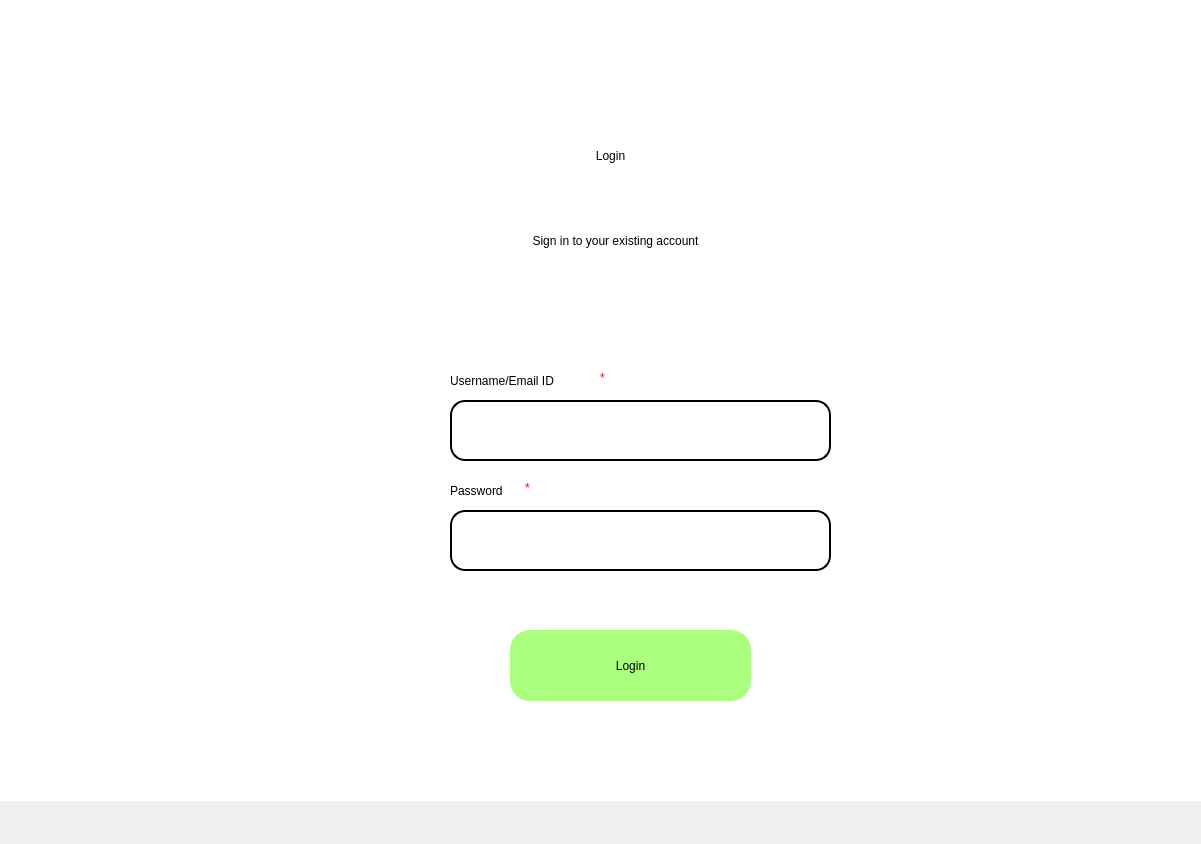
<?xml version="1.0" encoding="UTF-8"?>
<ui version="4.0">
 <class>Dialog</class>
 <widget class="QDialog" name="Dialog">
  <property name="geometry">
   <rect>
    <x>0</x>
    <y>0</y>
    <width>1201</width>
    <height>844</height>
   </rect>
  </property>
  <property name="windowTitle">
   <string>Dialog</string>
  </property>
  <widget class="QWidget" name="bgwidget" native="true">
   <property name="geometry">
    <rect>
     <x>0</x>
     <y>0</y>
     <width>1201</width>
     <height>801</height>
    </rect>
   </property>
   <property name="styleSheet">
    <string notr="true">background-color: white;</string>
   </property>
   <widget class="QLabel" name="HeaderLabel">
    <property name="geometry">
     <rect>
      <x>505</x>
      <y>100</y>
      <width>211</width>
      <height>111</height>
     </rect>
    </property>
    <property name="styleSheet">
     <string notr="true">
font: 48pt &quot;MS Shell Dlg 2&quot;;</string>
    </property>
    <property name="text">
     <string>Login</string>
    </property>
    <property name="alignment">
     <set>Qt::AlignCenter</set>
    </property>
   </widget>
   <widget class="QLabel" name="Login_Sign_Up_Label">
    <property name="geometry">
     <rect>
      <x>470</x>
      <y>210</y>
      <width>291</width>
      <height>61</height>
     </rect>
    </property>
    <property name="styleSheet">
     <string notr="true">font: 12pt &quot;MS Shell Dlg 2&quot;;</string>
    </property>
    <property name="text">
     <string>Sign in to your existing account</string>
    </property>
    <property name="alignment">
     <set>Qt::AlignCenter</set>
    </property>
   </widget>
   <widget class="QPushButton" name="login">
    <property name="geometry">
     <rect>
      <x>510</x>
      <y>630</y>
      <width>241</width>
      <height>71</height>
     </rect>
    </property>
    <property name="styleSheet">
     <string notr="true">border-radius: 20px;
font: 12pt &quot;MS Shell Dlg 2&quot;;
background-color: rgb(170, 255, 127);
</string>
    </property>
    <property name="text">
     <string>Login</string>
    </property>
   </widget>
   <widget class="QLineEdit" name="EmailField">
    <property name="geometry">
     <rect>
      <x>450</x>
      <y>400</y>
      <width>381</width>
      <height>61</height>
     </rect>
    </property>
    <property name="font">
     <font>
      <family>MS Shell Dlg 2</family>
      <pointsize>12</pointsize>
      <weight>50</weight>
      <italic>false</italic>
      <bold>false</bold>
     </font>
    </property>
    <property name="styleSheet">
     <string notr="true">border: 12px  solid rgb(0, 0, 0);
border-width: 2px;
font: 12pt &quot;MS Shell Dlg 2&quot;;
border-radius: 15px;
padding-left:20px;
padding-right:20px;</string>
    </property>
   </widget>
   <widget class="QLineEdit" name="PasswordField">
    <property name="geometry">
     <rect>
      <x>450</x>
      <y>510</y>
      <width>381</width>
      <height>61</height>
     </rect>
    </property>
    <property name="font">
     <font>
      <family>MS Shell Dlg 2</family>
      <pointsize>12</pointsize>
      <weight>50</weight>
      <italic>false</italic>
      <bold>false</bold>
     </font>
    </property>
    <property name="styleSheet">
     <string notr="true">border: 12px  solid rgb(0, 0, 0);
border-width: 2px;
font: 12pt &quot;MS Shell Dlg 2&quot;;
border-radius: 15px;
padding-left:20px;
padding-right:20px;</string>
    </property>
    <property name="echoMode">
     <enum>QLineEdit::Password</enum>
    </property>
   </widget>
   <widget class="QLabel" name="label">
    <property name="geometry">
     <rect>
      <x>450</x>
      <y>370</y>
      <width>151</width>
      <height>21</height>
     </rect>
    </property>
    <property name="styleSheet">
     <string notr="true">font: 12pt &quot;MS Shell Dlg 2&quot;;
font: 10pt &quot;MS Shell Dlg 2&quot;;</string>
    </property>
    <property name="text">
     <string>Username/Email ID</string>
    </property>
   </widget>
   <widget class="QLabel" name="label_2">
    <property name="geometry">
     <rect>
      <x>450</x>
      <y>480</y>
      <width>151</width>
      <height>21</height>
     </rect>
    </property>
    <property name="styleSheet">
     <string notr="true">font: 12pt &quot;MS Shell Dlg 2&quot;;
font: 10pt &quot;MS Shell Dlg 2&quot;;</string>
    </property>
    <property name="text">
     <string>Password</string>
    </property>
   </widget>
   <widget class="QLabel" name="Error_Popup_Message">
    <property name="geometry">
     <rect>
      <x>310</x>
      <y>590</y>
      <width>651</width>
      <height>31</height>
     </rect>
    </property>
    <property name="styleSheet">
     <string notr="true">font: 10pt &quot;MS Shell Dlg 2&quot;;
color: rgb(255, 0, 0);</string>
    </property>
    <property name="text">
     <string/>
    </property>
    <property name="alignment">
     <set>Qt::AlignCenter</set>
    </property>
   </widget>
   <widget class="QLabel" name="Asterisk_1">
    <property name="geometry">
     <rect>
      <x>600</x>
      <y>370</y>
      <width>21</width>
      <height>16</height>
     </rect>
    </property>
    <property name="styleSheet">
     <string notr="true">color: rgb(255, 0, 0);</string>
    </property>
    <property name="text">
     <string>*</string>
    </property>
   </widget>
   <widget class="QLabel" name="Asterisk_2">
    <property name="geometry">
     <rect>
      <x>525</x>
      <y>480</y>
      <width>21</width>
      <height>16</height>
     </rect>
    </property>
    <property name="styleSheet">
     <string notr="true">color: rgb(255, 0, 0);</string>
    </property>
    <property name="text">
     <string>*</string>
    </property>
   </widget>
  </widget>
 </widget>
 <resources/>
 <connections/>
</ui>
